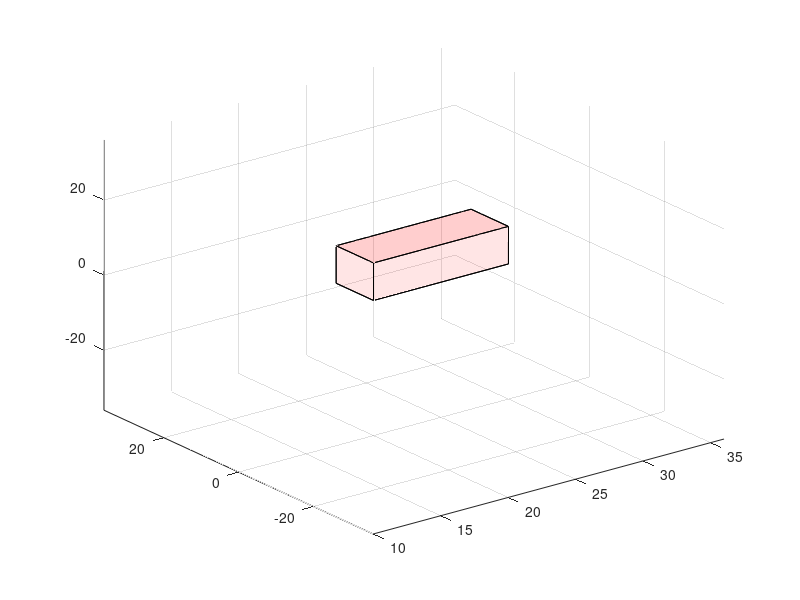

The MATLAB script that drew this image:
close all

% Coordinates
coord = [...
    20  0   0;
    30  0   0;
    30  10  0;
    20  10  0;
    20  0   10;
    30  0   10;
    30  10  10;
    20  10  10;];
idx = [4 8 5 1 4; 1 5 6 2 1; 2 6 7 3 2; 3 7 8 4 3; 5 8 7 6 5; 1 4 3 2 1]';

% Building the cube
xc = coord(:,1);
yc = coord(:,2);
zc = coord(:,3);
figure;
grid on
hold on
patch(xc(idx), yc(idx), zc(idx), 'r', 'facealpha', 0.1);
% patch([0 .5 1], [0 1 0], [1 0 0])
axis([10 36 -36 36 -36 36]);
view(3);